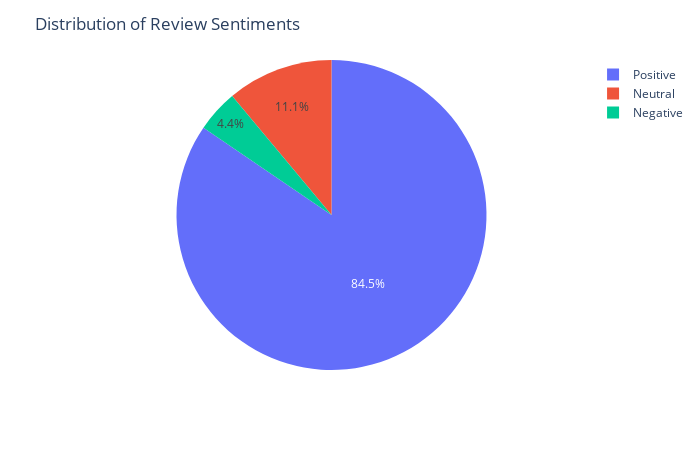

Here is the notebook cell this chart was saved with:
### Code cell
print('No of positive Review:',str(len(data_most_reviewed_store[data_most_reviewed_store['sentiments']==1])))
print('No of negative Review:',str(len(data_most_reviewed_store[data_most_reviewed_store['sentiments']==3])))
print('No of neutral Review:',str(len(data_most_reviewed_store[data_most_reviewed_store['sentiments']==2])))
sentimments_dict={3:'Negative',2:'Neutral',1:'Positive'}
sentiment_names=[sentimments_dict[int(i)] for i in data_most_reviewed_store['sentiments'].values]
data_most_reviewed_store['sentiment_name']=sentiment_names
fig = px.pie(data_most_reviewed_store, values='sentiments', names='sentiment_name',color='sentiment_name',color_discrete_map={'Neutral':'yellow','Negative':'cyan','Positive':'green'})
fig.update_layout(
     autosize=False,
     title='Distribution of Review Sentiments'
    )
fig.show()

### Figure 1 — Plotly figure (JSON) as saved in the notebook; plotly's stock layout.template omitted (floating-point values rounded to 4 significant figures; data arrays with more than 128 entries replaced by an {"elided": "..."} marker saying what was removed)
{"data": [{"customdata": {"elided": "562x1 str values"}, "domain": {"x": [0, 1], "y": [0, 1]}, "hoverlabel": {"namelength": 0}, "hovertemplate": "sentiment_name=%{label}<br>sentiments=%{value}", "labels": {"elided": "562 str values"}, "legendgroup": "", "marker": {"colors": {"elided": "562 str values"}}, "name": "", "showlegend": true, "type": "pie", "values": {"elided": "562 int values"}}], "layout": {"autosize": false, "height": 450, "legend": {"tracegroupgap": 0}, "margin": {"t": 60}, "title": {"text": "Distribution of Review Sentiments"}, "width": 700}}
